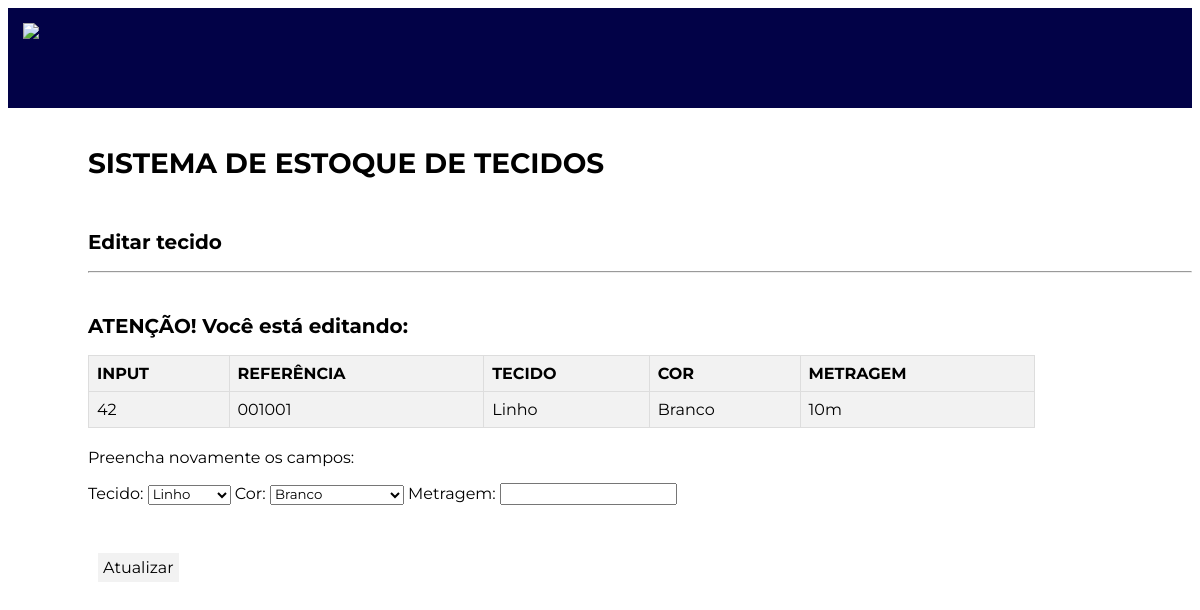
Screenshot of /core/editar/42 with the database file from the repository.
### core/models.py (models this page shows, shortened)
class Tecido(models.Model):
    referencia = models.CharField(max_length=10)
    tipo = models.CharField(max_length=30)
    cor = models.CharField(max_length=30)
    metragem = models.CharField(max_length=10)

### core/views.py (the view)
# urls.py: path('editar/<int:id>', editar, name='editar'),
def editar (request, id):
    cores = retornar_cores()
    tecido = Tecido.objects.get(id=id)
    return render (request, 'update.html', {'tecido': tecido, 'cores': cores})

### core/views.py (called while the page is built)
def retornar_cores():
    return ['Branco', 'Preto', 'Cinza', 'Chumbo', 'Vermelho', 'Vinho', 'Coral', 'Laranja', 'Amarelo', 'Amarelo Canário', 'Amarelo Neon', 'Marrom', 'Caramelo', 'Caqui', 'Bege', 'Rosa Bebê', 'Rosa Neon', 'Pink', 'Azul Claro', 'Azul Turquesa', 'Azul Royal', 'Azul Marinho', 'Roxo', 'Verde Lodo', 'Verde Sinuca', 'Verde Bandeira', 'Verde Limão', 'Verde Água']

### core/templates/update.html (shortened to what this page needs)
<!DOCTYPE html>
<html lang="en">
<head>
    {% load static %}
    <link rel="stylesheet" type="text/css" href="../../static/estilos/index_estilo.css">
</head>
<body>
    <div id="cabecalho">
        <img src='https://cdn-icons-png.flaticon.com/512/6807/6807210.png'></img>
    </div>
    <br>
    <h1 style="font-size: 28px; font-weight: 700;">SISTEMA DE ESTOQUE DE TECIDOS</h1>
    <br>
    <h1>Editar tecido</h1>
    <hr style="margin-left: 80px;">
    <br>
    <h1>ATENÇÃO! Você está editando:</h1>
    <table>
        <tr>
            <th>INPUT</th>
            <th>REFERÊNCIA</th>
            <th>TECIDO</th>
            <th>COR</th>
            <th>METRAGEM</th>
        </tr>
        <tr>
            <td>{{ tecido.id }}</td>
            <td>{{ tecido.referencia }}</td>
            <td>{{ tecido.tipo }}</td>
            <td>{{ tecido.cor }}</td>
            <td>{{ tecido.metragem }}m</td>
        </tr>
    </table>
    <div id="forms_atualizar">
        <p>Preencha novamente os campos:</p>
        <form action="{% url 'atualizar' tecido.id %}" method="POST">
            <label for="tipo">Tecido:</label>
            <select id="tipo" name="tipo">
                <option value="Linho">Linho</option>
            </select>
            <label for="cor">Cor:</label>
            <select id="cor" name="cor">
                {% for cor in cores %}
                <option value="{{cor}}">{{cor}}</option>
                {% endfor %}
            </select>
            <label for="Metragem">Metragem:</label>
            <input type="number" step="0.1" name="metragem">
            <br>
            <br>
            <br>
            <button type="submit">Atualizar</button>
        </form>
    </div>
</body>
</html>

### static/estilos/index_estilo.css (style rules this page uses)
* { font-family: 'Montserrat'; }
h1 { font-family: 'Montserrat'; font-size: 20px; margin-left: 80px; margin-bottom: 17.5px; }
#cabecalho { width: 100%; height: 100px; background-color: rgb(2, 2, 71); border-color: rgb(147, 150, 153); }
img { margin: 15px; height: 70px; }
table { border-collapse: collapse; width: 80%; margin-bottom: 20px; margin-left: 80px; }
th, td { text-align: left; padding: 8px; border: 1px solid #ddd; }
th { background-color: #f2f2f2; }
tr:nth-child(even) { background-color: #f2f2f2; }
tr:nth-child(odd) { background-color: #d8d7d7; }
button { background-color: #f2f2f2; color: black; padding: 5px 5px; text-align: center; text-decoration: none; display: flex; font-size: 16px; cursor: pointer; margin: 10px; align-items: center; border: none; }
#forms_atualizar { margin-left: 80px; }

### rows the page displays
Tecido: id "42", referencia "001001", tipo "Linho", cor "Branco", metragem "10"

### other values shown
form field cor "Branco"
